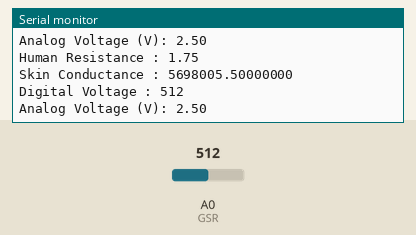
This sketch was run on a simulated Arduino Uno, built with avr-gcc and run on an emulated ATmega328P. Shown: the last lines printed to the serial monitor. The test bench sets the inputs (shaded band); at power-on: A0 (GSR) = 512.

Above: at 1.2 s.
1.3 s: A0 (GSR) set to 716
At 2.6 s:
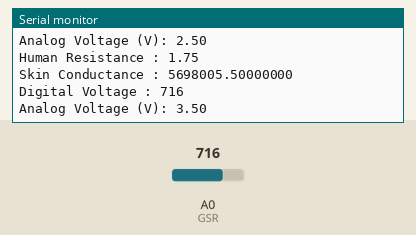
2.8 s: A0 (GSR) set to 900
At 3.6 s:
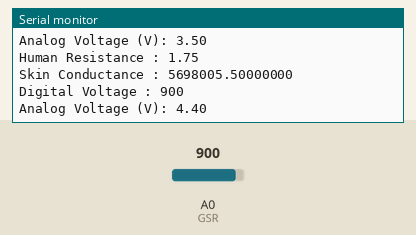
Timing chart, 0 to 5.8 s (numbered marks = the images above; inputs shaded):
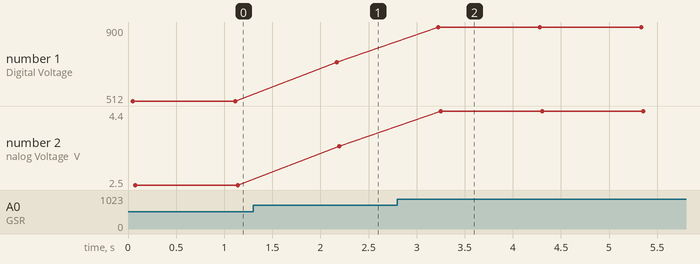

The sketch:

GSR_Reading.ino
```cpp
//const int BUZZER=3;
//const int GSR=A2;
//int threshold=0;
//int sensorValue;
//
//void setup(){
//  long sum=0;
//  Serial.begin(9600);
//  pinMode(BUZZER,OUTPUT);
//  digitalWrite(BUZZER,LOW);
//  delay(1000);
//
//  for(int i=0;i<500;i++)
//  {
//  sensorValue=analogRead(GSR);
//  sum += sensorValue;
//  delay(5);
//  }
//  threshold = sum/500;
//   Serial.print("threshold =");
//   Serial.println(threshold);
//  }
//
//
//void loop(){
//  int temp;
//  sensorValue=analogRead(GSR);
//  Serial.print("sensorValue=");
//  Serial.println(sensorValue);
//  temp = threshold - sensorValue;
//  if(abs(temp)>50)
//  {
//    sensorValue=analogRead(GSR);
//    temp = threshold - sensorValue;
//    if(abs(temp)>50){
//    digitalWrite(BUZZER,HIGH);
//    Serial.println("YES!");
//    delay(3000);
//    digitalWrite(BUZZER,LOW);
//    delay(1000);}
//  }
//  }

//const int LED=13;
//const int GSR=A0;
//int sensorValue;
//int ohm = 0;
//int gsr_val = 0;
//
//void setup()
//{
//Serial.begin(9600);
//pinMode(LED,OUTPUT);
//digitalWrite(LED,LOW);
//delay(1000);
//}
//
//void loop()
//{
//int temp;
//float conductivevoltage;
//sensorValue=analogRead(GSR);
//conductivevoltage = sensorValue*(5.0/1023.0); //10 bit resolution: 5 volts / 1024 units, 0.0049 volts (4.9 mV) per unit
//   ohm = ((1024+2*conductivevoltage)*10000)/(512-conductivevoltage);
//   ohm = ohm * (10^6);
//   gsr_val = 1/ohm;
//Serial.print("sensorValue=");
//Serial.println(gsr_val);
//delay(100);
//}

//typical GSR values are 1-20uS

const int GSR=A0;
int sensorValue=0;
int dig_volt=0;
int ohm = 0;
int GSR_val = 0;
int vout = 0;
int resistance = 0;
int range = 0;

void setup(){
  Serial.begin(9600);
}

void loop(){
  long sum=0;
  for(int i=0;i<10;i++)           //Average the 10 measurements to remove the glitch
      {
      sensorValue=analogRead(GSR);
      sum += sensorValue;
      delay(5);
      }
   dig_volt = sum/10;
   float ana_volt = dig_volt * (5.0 / 1023.0); //convert digital signal to analog voltage


   //calculate ohms using table
   float temp = ana_volt;
  // int temp_v = 0;
   float vout[] = {1.755, 1.677, 1.587, 1.434, 1.054, .923, .813, .357, .135};
   double rs [] = {10000, 49500, 100000, 200000, 560000, 760000, 1000000, 3300000, 9930000};
   float inc_rs[] = {0.1632, 0.1808, 0.2106, 0.3053, 0.4920, 0.7031, 1.6255, 9.6244};

   Serial.print("Digital Voltage : ");
   Serial.println(dig_volt);
   Serial.print("Analog Voltage (V): ");
   Serial.println(ana_volt);
   delay(1000);
 //double ana_volt = 1.7486;
  //determine range
  for(range;range < 9; range++){
  if(ana_volt < vout[range] && ana_volt > vout[range+1])
  break;
}
 float result = rs[range] + (abs(vout[range] - ana_volt)/.0032)*(10000.0*inc_rs[range]);
 float skin_cond = (1/result);
 skin_cond = skin_cond *10e6;

//float x = 10000*inc_rs[range];
//float y = vout[range];
//float z = rs[range];
//float a = abs(vout[range] - ana_volt);
//float b = abs(vout[range] - ana_volt)*(10000.0*inc_rs[range]);
//long sum = z + b;


  // Serial.println(temp, 4);
   Serial.print("Human Resistance : ");
   Serial.println(result);
   Serial.print("Skin Conductance : ");
   Serial.println(skin_cond, 8);
}
```

Measured:
- after the input at 1.3 s, the serial monitor: prints a new line after 0.87 s (image 1)
- after the input at 2.8 s, the serial monitor: prints a new line after 0.43 s (image 2)
- plotted number 1: 512 → 716 after the input at 1.3 s, 716 → 900 after the input at 2.8 s
- plotted number 2: 2.5 → 3.5 after the input at 1.3 s, 3.5 → 4.4 after the input at 2.8 s
